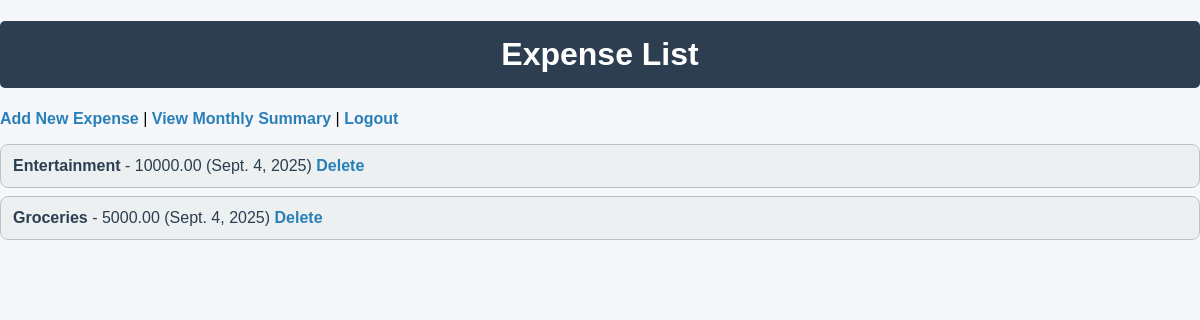
The app's page /expenses/ (signed in), older data.
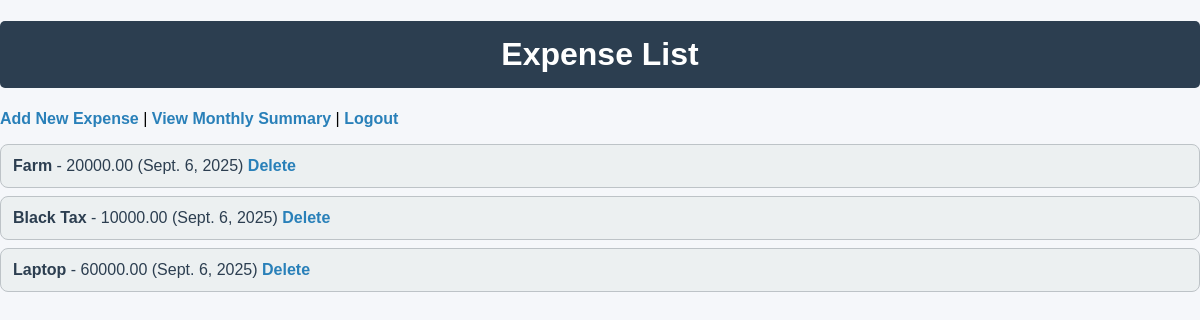
The same page, newer data.
### expenses/models.py (models this page shows, shortened)
class Expense(models.Model):
    CATEGORY_CHOICES = [
        ('groceries', 'Groceries'),
        ('transport', 'Transport'),
        ('rent', 'Rent'),
        ('entertainment', 'Entertainment'),
        ('other', 'Other'),
    ]
    user = models.ForeignKey(User, on_delete=models.CASCADE, related_name="expenses")
    title = models.CharField(max_length=100)
    amount = models.DecimalField(max_digits=10, decimal_places=2)
    category = models.CharField(max_length=20, choices=CATEGORY_CHOICES)
    date = models.DateField(default=timezone.now)

### expenses/views.py (the view)
# urls.py: path('', views.expense_list, name='expense_list'),
@login_required
def expense_list(request):
    expenses = Expense.objects.filter(user=request.user).order_by('-date')
    return render(request, 'expenses/expense_list.html', {'expenses': expenses})

### expenses/templates/expenses/expense_list.html
{% extends 'base.html' %}
{% block content %}
    <h1>Expense List</h1>
    <nav>
        <a href="{% url 'add_expense' %}">Add New Expense</a> |
        <a href="{% url 'monthly_summary' %}">View Monthly Summary</a> |
        <a href="{% url 'logout' %}">Logout</a>
    </nav>
    <ul>
        {% for expense in expenses %}
            <li>
                <strong>{{ expense.title }}</strong> - {{ expense.amount }} ({{ expense.date }})
                <a href="{% url 'delete_expense' expense.pk %}">Delete</a>
            </li>
        {% empty %}
            <li>No expenses yet.</li>
        {% endfor %}
    </ul>
{% endblock %}

Row changes from the older to the newer data that the page shows:
removed Expense: title "Entertainment", amount "10000.00", date "Sept. 4, 2025"
removed Expense: title "Groceries", amount "5000.00", date "Sept. 4, 2025"
added Expense: title "Farm", amount "20000.00", date "Sept. 6, 2025"
added Expense: title "Black Tax", amount "10000.00", date "Sept. 6, 2025"
added Expense: title "Laptop", amount "60000.00", date "Sept. 6, 2025"
